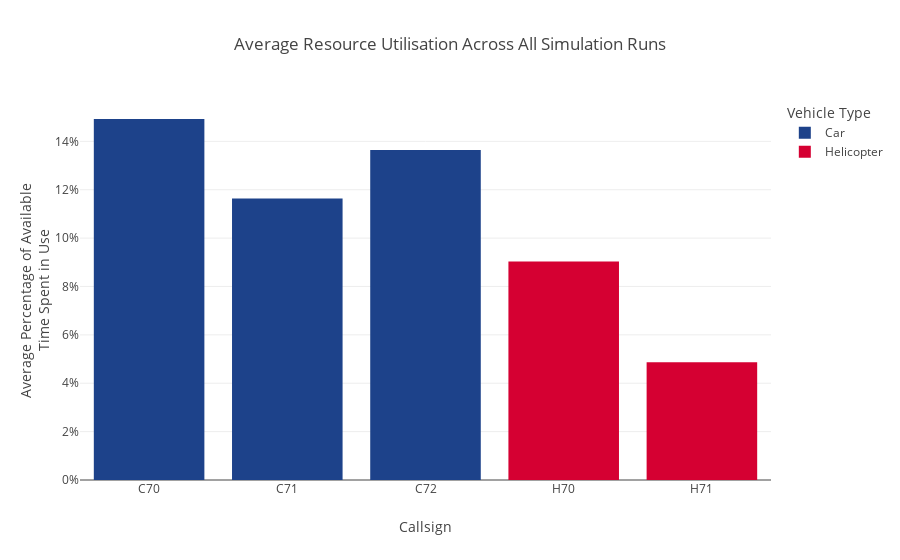

Notebook code for this chart:
### Code cell
_utilisation_result_calculation.make_SIMULATION_utilisation_summary_plot(utilisation_df_overall=utilisation_df_overall)

### Figure 1 — Plotly figure (JSON) as saved in the notebook; plotly's stock layout.template omitted (floating-point values rounded to 4 significant figures)
{"data": [{"alignmentgroup": "True", "hovertemplate": "Vehicle Type=Car<br>Callsign=%{x}<br>Average Percentage of Available<br>Time Spent in Use=%{y}<extra></extra>", "legendgroup": "Car", "marker": {"color": "#1D428A", "pattern": {"shape": ""}}, "name": "Car", "offsetgroup": "Car", "orientation": "v", "showlegend": true, "textposition": "auto", "type": "bar", "x": ["C70", "C71", "C72"], "xaxis": "x", "y": [0.1492, 0.1164, 0.1364], "yaxis": "y"}, {"alignmentgroup": "True", "hovertemplate": "Vehicle Type=Helicopter<br>Callsign=%{x}<br>Average Percentage of Available<br>Time Spent in Use=%{y}<extra></extra>", "legendgroup": "Helicopter", "marker": {"color": "#D50032", "pattern": {"shape": ""}}, "name": "Helicopter", "offsetgroup": "Helicopter", "orientation": "v", "showlegend": true, "textposition": "auto", "type": "bar", "x": ["H70", "H71"], "xaxis": "x", "y": [0.09031, 0.04869], "yaxis": "y"}], "layout": {"barmode": "relative", "legend": {"title": {"text": "Vehicle Type"}, "tracegroupgap": 0}, "title": {"text": "Average Resource Utilisation Across All Simulation Runs"}, "xaxis": {"anchor": "y", "domain": [0, 1], "title": {"text": "Callsign"}}, "yaxis": {"anchor": "x", "domain": [0, 1], "tickformat": ".0%", "title": {"text": "Average Percentage of Available<br>Time Spent in Use"}}}}
